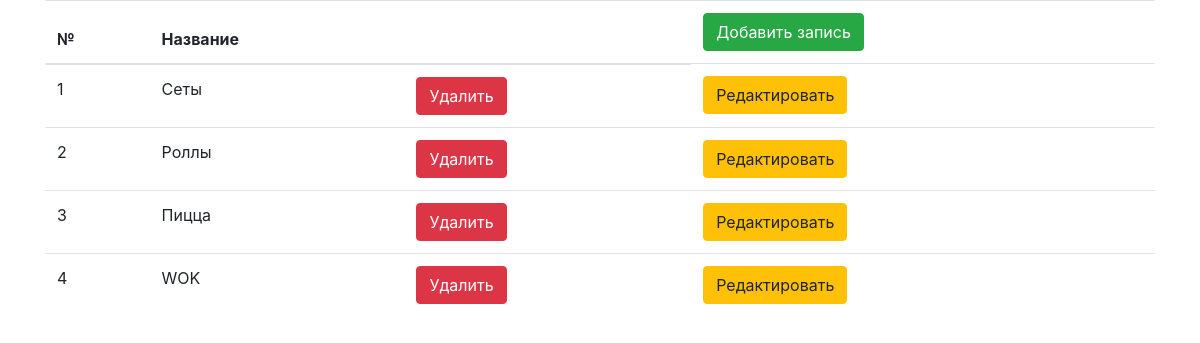
Page /admin/category/category.php on the committed database.
### tables this page shows
CREATE TABLE `categories` (
  `id` int(11) NOT NULL,
  `name` varchar(255) NOT NULL,
  `position` int(11) NOT NULL DEFAULT '0'
);

### admin/category/category.php (the view)
<?php require '../parts/header.php'?>
<div class="container">
    <table class="table">
        <thead>
        <tr>
            <th>№</th>
            <th>Название</th>
            <th><td><a href="/admin/category/create.php" class="btn btn-success">Добавить запись</a></td></th>
        </tr>
        </thead>
        <tbody>
        <?php
        require ('../../php/db.php');
        $category = $bd->query('SELECT * FROM categories')->fetchAll();
        foreach ($category as $genre) :?>
            <tr>
                <td><?=$genre['id'];?></td>
                <td><?=$genre['name'];?></td>
                <td><a href="/admin/category/delete.php?id=<?=$genre['id']?>" class="btn btn-danger">Удалить</a></td>
                <td><a href="/admin/category/edit.php?id=<?=$genre['id']?>" class="btn btn-warning">Редактировать</a></td>
            </tr>
        <?php endforeach;?>
        </tbody>
    </table>
</div>
<?php require '../parts/footer.php'?>

### rows in the picture
categories: id "1", name "Сеты"
categories: id "2", name "Роллы"
categories: id "3", name "Пицца"
categories: id "4", name "WOK"
